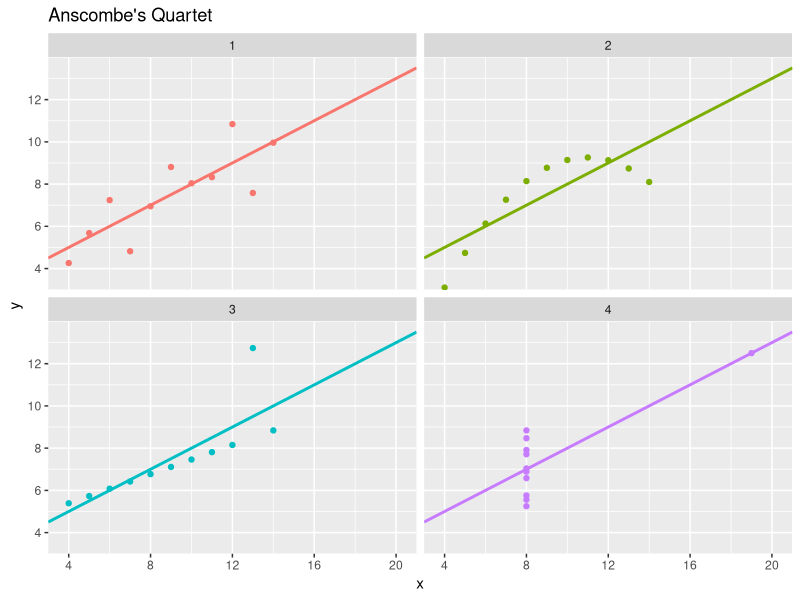
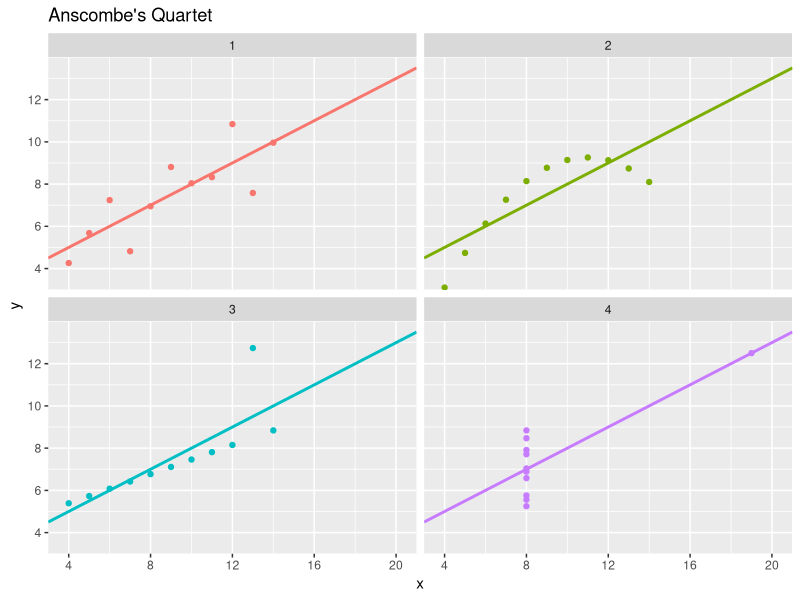

Reproduce these figures in R, in order.
# Original Post
# http://4dpiecharts.com/2011/08/22/more-useless-statistics/

# Load the Anscombe's Quartet dataset
data(anscombe)

# Combine all x and y points into a single vectors
x <- with(anscombe, c(x1, x2, x3, x4))
y <- with(anscombe, c(y1, y2, y3, y4))

# Indicate which group each (x, y) point belongs
group <- gl(4, nrow(anscombe))

# Place everything into single dataframe
df <- data.frame(group, x, y)

# Statistics are near identical
# Uses plyr package to calculate
library(plyr)
stats <- ddply(df, .(group), summarize,
               mean_x = mean(x),
               mean_y = mean(y),
               var_x = var(x),
               var_y = var(y),
               correlation = cor(x, y),
               lm_intercept = lm(y ~ x)$coefficients[1],
               lm_x_effect = lm(y ~ x)$coefficients[2])

print(stats)

# Plot values in ggplot2
library(ggplot2)

# Scatterplot with Trend Line
p_scatterf <- ggplot(df, aes(x, y, color = group)) +
  geom_point() +
  geom_smooth(method = lm, se = FALSE, fullrange = TRUE, na.rm = TRUE) +
  ggtitle("Anscombe's Quartet") +
  scale_x_continuous(limits=c(3, 21), expand = c(0, 0), breaks = seq(4, 22, 4)) +
  scale_y_continuous(limits=c(3, 14), expand = c(0, 0), breaks = seq(4, 12, 2)) +
  theme(legend.position="none") +
  facet_wrap(~ group)

print(p_scatterf)
ggsave("anscombe_quartet.png", dpi = 100, width = 6, height = 4)
